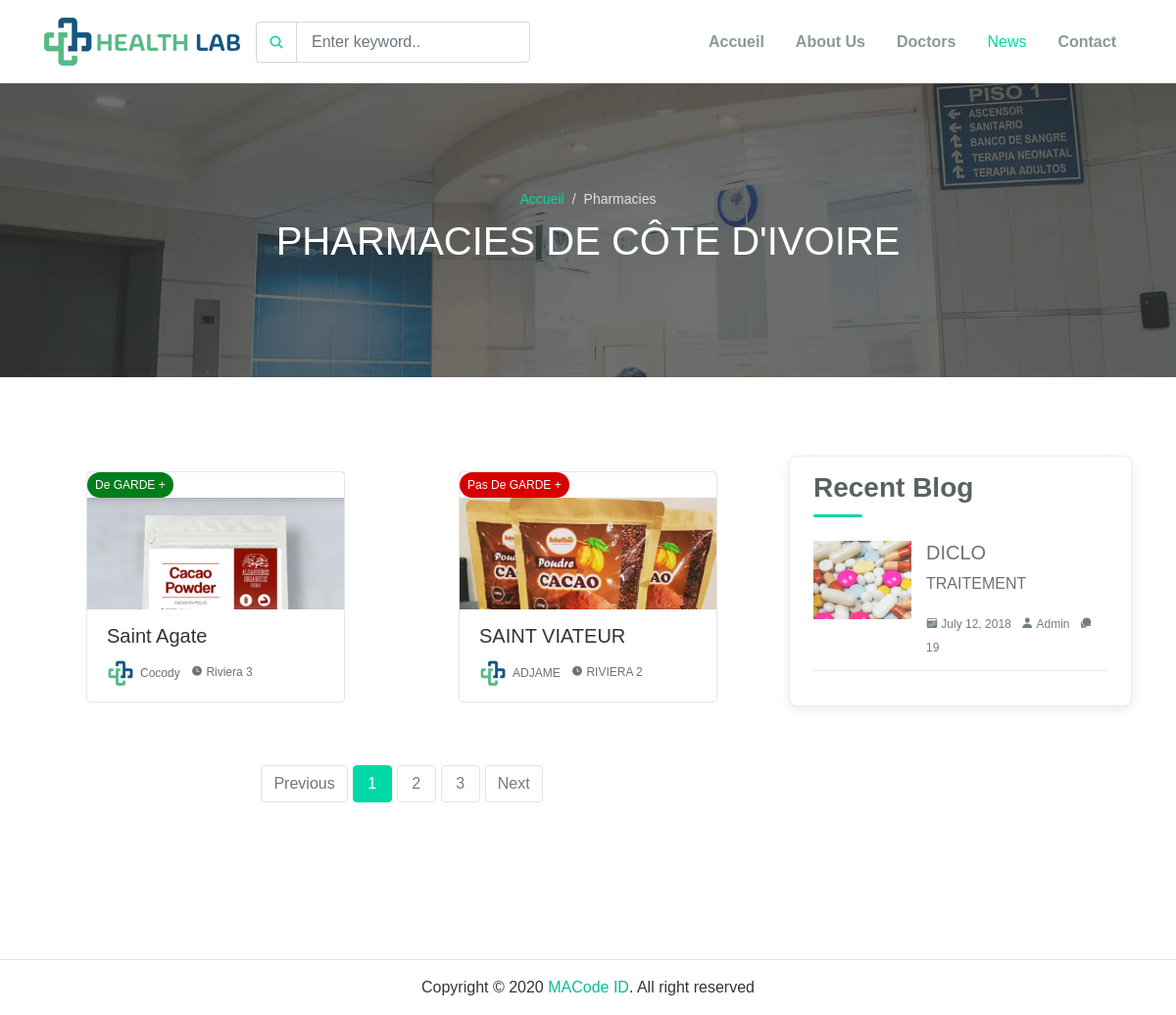
Screenshot of /pharmatopci with the database file from the repository.
### blog/models.py (models this page shows, shortened)
class Pharmacie(models.Model):
    nompharma = models.CharField(max_length=200)
    imagephrama = models.ImageField(upload_to='logopharma')
    imageproprietaire = models.ImageField(upload_to ='PROPRIETAIRE')
    commune = models.CharField(max_length=100)
    quartier = models.CharField(max_length=100)
    contact = models.CharField(max_length=14)
    rayon = models.ManyToManyField(Rayon, related_name='rayons')
    slug=models.CharField(max_length=50)
    degarde = models.BooleanField(default=True)

class Publicite(models.Model):
    imagepub = models.ImageField(upload_to='logopub')
    nompub = models.CharField(max_length=200)
    description = models.TextField()

### blog/views.py (the view)
# urls.py: path('pharmatopci',pharmatopci, name="pharmatopci" ),
def pharmatopci(request):
     pharmacies = Pharmacie.objects.all()
     publicites = Publicite.objects.all()
     context={
          'publicites':publicites,
          'pharmacies':pharmacies
     }
     return render(request, 'pharmatopci.html',context)

### blog/templates/pharmatopci.html (shortened to what this page needs)
{% load static %}
<!DOCTYPE html>
<html lang="fr">
{% block head %}
  <head>
    <link rel="stylesheet" href="{% static 'pharm/assets/css/maicons.css' %}">
    <link rel="stylesheet" href="{% static 'pharm/assets/css/bootstrap.css' %}">
    <link rel="stylesheet" href="{% static 'pharm/assets/vendor/owl-carousel/css/owl.carousel.css' %}">
    <link rel="stylesheet" href="{% static 'pharm/assets/vendor/animate/animate.css' %}">
    <link rel="stylesheet" href="{% static 'pharm/assets/css/theme.css' %}">
  </head>
{% endblock head %}
{% block body %}
  <body>
    <header>
      <nav class="navbar navbar-expand-lg navbar-light shadow-sm">
        <div class="container">
          <a class="navbar-brand" href="{% url 'index' %}"><img src="{% static 'images/logo.png' %}" alt="image"></a>
          {% include "rechercheform.html" %}
          <div class="collapse navbar-collapse" id="navbarSupport">
            <ul class="navbar-nav ml-auto" style="font-weight: bold;">
              <li class="nav-item">
                <a class="nav-link" href="{% url 'index' %}">Accueil</a>
              </li>
              <li class="nav-item">
                <a class="nav-link" href="about.html">About Us</a>
              </li>
              <li class="nav-item">
                <a class="nav-link" href="doctors.html">Doctors</a>
              </li>
              <li class="nav-item active">
                <a class="nav-link" href="blog.html">News</a>
              </li>
              <li class="nav-item">
                <a class="nav-link" href="contact.html">Contact</a>
              </li>
            </ul>
          </div>
        </div>
      </nav>
    </header>
    <div class="page-banner overlay-dark bg-image" style="background-image: url({% static 'pharm/assets/img/bg_image_1.jpg' %})">
      <div class="banner-section">
        <div class="container text-center wow fadeInUp">
          <nav aria-label="Breadcrumb">
            <ol class="breadcrumb breadcrumb-dark bg-transparent justify-content-center py-0 mb-2">
              <li class="breadcrumb-item"><a href="{% url 'index' %}">Accueil</a></li>
              <li class="breadcrumb-item active" aria-current="page">Pharmacies</li>
            </ol>
          </nav>
          <h1 class="font-weight-normal">PHARMACIES DE CÔTE D'IVOIRE</h1>
        </div>
      </div>
    </div>
    <div class="page-section">
      <div class="container">
        <div class="row">
          <div class="col-lg-8">
            <div class="row">
              {% for pharmacie in pharmacies %}
              <div class="col-sm-6 py-3">
                <div class="card-blog">
                  <div class="header">
                  {% if pharmacie.degarde %}
                    <div class="post-category1" style="background-color: white;">
                      <a href="#">De GARDE + </a>
                    </div>
                  {% else %}
                  <div class="post-category2" style="background-color: white;">
                    <a href="#">Pas De GARDE + </a>
                  </div>
                  {% endif %}
                    <a href="{% url 'detpharma' pharmacie.slug %}" class="post-thumb">
                      <img src="{{pharmacie.imagephrama.url}}" alt="">
                    </a>
                  </div>
                  <div class="body">
                    <h5 class="post-title"><a href="{% url 'detpharma' pharmacie.slug %}" >{{pharmacie.nompharma|truncatewords:2}}</a></h5>
                    <div class="site-info">
                      <div class="avatar mr-2">
                        <div class="avatar-img">
                          <img src="{{pharmacie.imageproprietaire.url}}" alt="">
                        </div>
                        <span>{{pharmacie.commune}} </span>
                      </div>
                      <span class="mai-time"></span> {{pharmacie.quartier}}
                    </div>
                  </div>
                </div>
              </div>
              {% endfor %}
              <div class="col-12 my-5">
                <nav aria-label="Page Navigation">
                  <ul class="pagination justify-content-center">
                    <li class="page-item disabled">
                      <a class="page-link" href="#" tabindex="-1" aria-disabled="true">Previous</a>
                    </li>
                    <li class="page-item active" aria-current="page">
                      <a class="page-link" href="#">1 <span class="sr-only">(current)</span></a>
                    </li>
                    <li class="page-item">
                      <a class="page-link" href="#">2</a>
                    </li>
                    <li class="page-item"><a class="page-link" href="#">3</a></li>
                    <li class="page-item">
                      <a class="page-link" href="#">Next</a>
                    </li>
                  </ul>
                </nav>
              </div>
            </div>
          </div>
          <div class="col-lg-4">
            <div class="sidebar">
              <div class="sidebar-block">
                <h3 class="sidebar-title">Recent Blog</h3>
                {% for publicite in publicites  %}
                <div class="blog-item">
                  <a class="post-thumb" href="">
                    <img src="{{publicite.imagepub.url}}" alt="">
                  </a>
                  <div class="content">
                    <h5 class="post-title"><a href="#">{{publicite.nompub}}</a></h5>
                    <p class="post-title"><a href="#">{{publicite.description}}</a></p>
                    <div class="meta">
                      <a href="#"><span class="mai-calendar"></span> July 12, 2018</a>
                      <a href="#"><span class="mai-person"></span> Admin</a>
                      <a href="#"><span class="mai-chatbubbles"></span> 19</a>
                    </div>
                  </div>
                </div>
                {% endfor %}
              </div>
            </div>
          </div>
        </div>
      </div>
    </div>
        <hr>
        <p style="text-align:center;" id="copyright">Copyright &copy; 2020 <a href="https://macodeid.com/" target="_blank">MACode ID</a>. All right reserved</p>
  </body>
{% endblock body %}
</html>

### blog/templates/rechercheform.html (shortened to what this page needs)
<form method="get" action="{% url 'rechercheform' %}">
    <div class="input-group input-navbar">
      <div class="input-group-prepend">
        <span class="input-group-text" id="icon-addon1"><span class="mai-search"></span></span>
      </div>
      <input type="text" name="query" class="form-control" placeholder="Enter keyword.." aria-label="Username" aria-describedby="icon-addon1">
    </div>
  </form>

### rows the page displays
Pharmacie: degarde "De GARDE +", imagephrama (picture), nompharma "Saint Agate", imageproprietaire (picture), commune "Cocody", quartier "Riviera 3"
Pharmacie: degarde "Pas De GARDE +", imagephrama (picture), nompharma "SAINT VIATEUR", imageproprietaire (picture), commune "ADJAME", quartier "RIVIERA 2"
Publicite: imagepub (picture), nompub "DICLO", description "TRAITEMENT"
